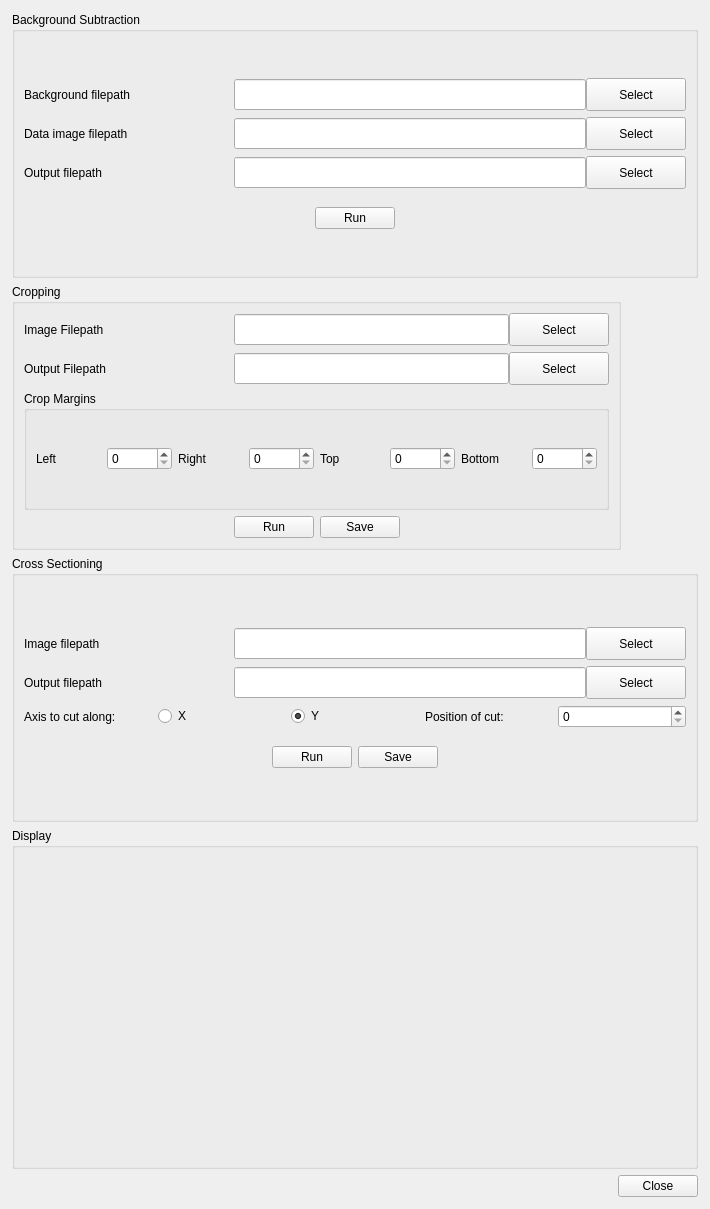
<?xml version="1.0" encoding="UTF-8"?>
<ui version="4.0">
 <class>MainWindow</class>
 <widget class="QMainWindow" name="MainWindow">
  <property name="geometry">
   <rect>
    <x>0</x>
    <y>0</y>
    <width>710</width>
    <height>1209</height>
   </rect>
  </property>
  <property name="windowTitle">
   <string>Image Analysis</string>
  </property>
  <widget class="QWidget" name="centralwidget">
   <layout class="QVBoxLayout" name="verticalLayout_2">
    <property name="leftMargin">
     <number>12</number>
    </property>
    <property name="topMargin">
     <number>12</number>
    </property>
    <property name="rightMargin">
     <number>12</number>
    </property>
    <property name="bottomMargin">
     <number>12</number>
    </property>
    <item>
     <widget class="QGroupBox" name="grpBackgroundSubtraction">
      <property name="title">
       <string>Background Subtraction</string>
      </property>
      <layout class="QVBoxLayout" name="verticalLayout_5">
       <item>
        <layout class="QVBoxLayout" name="verticalLayout">
         <property name="spacing">
          <number>6</number>
         </property>
         <item>
          <layout class="QHBoxLayout" name="horizontalLayout_2">
           <property name="spacing">
            <number>0</number>
           </property>
           <item>
            <widget class="QLabel" name="lblBackgroundFilepath">
             <property name="sizePolicy">
              <sizepolicy hsizetype="Fixed" vsizetype="Preferred">
               <horstretch>0</horstretch>
               <verstretch>0</verstretch>
              </sizepolicy>
             </property>
             <property name="minimumSize">
              <size>
               <width>210</width>
               <height>0</height>
              </size>
             </property>
             <property name="maximumSize">
              <size>
               <width>210</width>
               <height>16777215</height>
              </size>
             </property>
             <property name="cursor">
              <cursorShape>UpArrowCursor</cursorShape>
             </property>
             <property name="text">
              <string>Background filepath</string>
             </property>
             <property name="scaledContents">
              <bool>false</bool>
             </property>
             <property name="wordWrap">
              <bool>false</bool>
             </property>
            </widget>
           </item>
           <item>
            <widget class="QLineEdit" name="txtBackgroundFilepath">
             <property name="sizePolicy">
              <sizepolicy hsizetype="Preferred" vsizetype="Fixed">
               <horstretch>0</horstretch>
               <verstretch>0</verstretch>
              </sizepolicy>
             </property>
             <property name="minimumSize">
              <size>
               <width>275</width>
               <height>31</height>
              </size>
             </property>
            </widget>
           </item>
           <item>
            <widget class="QPushButton" name="btnBackgroundSelect">
             <property name="sizePolicy">
              <sizepolicy hsizetype="Fixed" vsizetype="Fixed">
               <horstretch>0</horstretch>
               <verstretch>0</verstretch>
              </sizepolicy>
             </property>
             <property name="minimumSize">
              <size>
               <width>100</width>
               <height>33</height>
              </size>
             </property>
             <property name="maximumSize">
              <size>
               <width>100</width>
               <height>33</height>
              </size>
             </property>
             <property name="text">
              <string>Select</string>
             </property>
            </widget>
           </item>
          </layout>
         </item>
         <item>
          <layout class="QHBoxLayout" name="horizontalLayout_3">
           <property name="spacing">
            <number>0</number>
           </property>
           <item>
            <widget class="QLabel" name="lblImageFilepath">
             <property name="sizePolicy">
              <sizepolicy hsizetype="Fixed" vsizetype="Preferred">
               <horstretch>0</horstretch>
               <verstretch>0</verstretch>
              </sizepolicy>
             </property>
             <property name="minimumSize">
              <size>
               <width>210</width>
               <height>0</height>
              </size>
             </property>
             <property name="maximumSize">
              <size>
               <width>210</width>
               <height>16777215</height>
              </size>
             </property>
             <property name="text">
              <string>Data image filepath</string>
             </property>
            </widget>
           </item>
           <item>
            <widget class="QLineEdit" name="txtImageFilepath">
             <property name="sizePolicy">
              <sizepolicy hsizetype="Preferred" vsizetype="Fixed">
               <horstretch>0</horstretch>
               <verstretch>0</verstretch>
              </sizepolicy>
             </property>
             <property name="minimumSize">
              <size>
               <width>275</width>
               <height>31</height>
              </size>
             </property>
            </widget>
           </item>
           <item>
            <widget class="QPushButton" name="btnImageSelect">
             <property name="sizePolicy">
              <sizepolicy hsizetype="Fixed" vsizetype="Fixed">
               <horstretch>0</horstretch>
               <verstretch>0</verstretch>
              </sizepolicy>
             </property>
             <property name="minimumSize">
              <size>
               <width>100</width>
               <height>33</height>
              </size>
             </property>
             <property name="maximumSize">
              <size>
               <width>100</width>
               <height>33</height>
              </size>
             </property>
             <property name="text">
              <string>Select</string>
             </property>
            </widget>
           </item>
          </layout>
         </item>
         <item>
          <layout class="QHBoxLayout" name="horizontalLayout_4">
           <property name="spacing">
            <number>0</number>
           </property>
           <property name="bottomMargin">
            <number>0</number>
           </property>
           <item>
            <widget class="QLabel" name="lblOutputFilepath">
             <property name="sizePolicy">
              <sizepolicy hsizetype="Fixed" vsizetype="Preferred">
               <horstretch>0</horstretch>
               <verstretch>0</verstretch>
              </sizepolicy>
             </property>
             <property name="minimumSize">
              <size>
               <width>210</width>
               <height>0</height>
              </size>
             </property>
             <property name="maximumSize">
              <size>
               <width>210</width>
               <height>16777215</height>
              </size>
             </property>
             <property name="text">
              <string>Output filepath</string>
             </property>
            </widget>
           </item>
           <item>
            <widget class="QLineEdit" name="txtOutputFilepath">
             <property name="sizePolicy">
              <sizepolicy hsizetype="Preferred" vsizetype="Fixed">
               <horstretch>0</horstretch>
               <verstretch>0</verstretch>
              </sizepolicy>
             </property>
             <property name="minimumSize">
              <size>
               <width>275</width>
               <height>31</height>
              </size>
             </property>
            </widget>
           </item>
           <item>
            <widget class="QPushButton" name="btnOutputSelect">
             <property name="sizePolicy">
              <sizepolicy hsizetype="Fixed" vsizetype="Fixed">
               <horstretch>0</horstretch>
               <verstretch>0</verstretch>
              </sizepolicy>
             </property>
             <property name="minimumSize">
              <size>
               <width>100</width>
               <height>33</height>
              </size>
             </property>
             <property name="maximumSize">
              <size>
               <width>100</width>
               <height>33</height>
              </size>
             </property>
             <property name="text">
              <string>Select</string>
             </property>
            </widget>
           </item>
          </layout>
         </item>
         <item>
          <layout class="QHBoxLayout" name="horizontalLayout">
           <property name="topMargin">
            <number>12</number>
           </property>
           <item>
            <spacer name="horizontalSpacer">
             <property name="orientation">
              <enum>Qt::Horizontal</enum>
             </property>
             <property name="sizeHint" stdset="0">
              <size>
               <width>40</width>
               <height>20</height>
              </size>
             </property>
            </spacer>
           </item>
           <item>
            <widget class="QPushButton" name="btnRun">
             <property name="text">
              <string>Run</string>
             </property>
            </widget>
           </item>
           <item>
            <spacer name="horizontalSpacer_2">
             <property name="orientation">
              <enum>Qt::Horizontal</enum>
             </property>
             <property name="sizeHint" stdset="0">
              <size>
               <width>40</width>
               <height>20</height>
              </size>
             </property>
            </spacer>
           </item>
          </layout>
         </item>
        </layout>
       </item>
      </layout>
     </widget>
    </item>
    <item alignment="Qt::AlignLeft">
     <widget class="QGroupBox" name="grpCropping">
      <property name="title">
       <string>Cropping</string>
      </property>
      <layout class="QVBoxLayout" name="verticalLayout_8">
       <item>
        <layout class="QVBoxLayout" name="verticalLayout_7">
         <property name="spacing">
          <number>6</number>
         </property>
         <item>
          <layout class="QHBoxLayout" name="horizontalLayout_10" stretch="0,0,0">
           <property name="spacing">
            <number>0</number>
           </property>
           <item>
            <widget class="QLabel" name="lblCropImageFilepath">
             <property name="sizePolicy">
              <sizepolicy hsizetype="Fixed" vsizetype="Preferred">
               <horstretch>0</horstretch>
               <verstretch>0</verstretch>
              </sizepolicy>
             </property>
             <property name="minimumSize">
              <size>
               <width>210</width>
               <height>0</height>
              </size>
             </property>
             <property name="maximumSize">
              <size>
               <width>210</width>
               <height>16777215</height>
              </size>
             </property>
             <property name="text">
              <string>Image Filepath</string>
             </property>
            </widget>
           </item>
           <item>
            <widget class="QLineEdit" name="txtCropImageFilepath">
             <property name="sizePolicy">
              <sizepolicy hsizetype="Preferred" vsizetype="Fixed">
               <horstretch>0</horstretch>
               <verstretch>0</verstretch>
              </sizepolicy>
             </property>
             <property name="minimumSize">
              <size>
               <width>275</width>
               <height>31</height>
              </size>
             </property>
            </widget>
           </item>
           <item>
            <widget class="QPushButton" name="btnCropImageFilepath">
             <property name="sizePolicy">
              <sizepolicy hsizetype="Fixed" vsizetype="Fixed">
               <horstretch>0</horstretch>
               <verstretch>0</verstretch>
              </sizepolicy>
             </property>
             <property name="minimumSize">
              <size>
               <width>100</width>
               <height>33</height>
              </size>
             </property>
             <property name="maximumSize">
              <size>
               <width>100</width>
               <height>33</height>
              </size>
             </property>
             <property name="text">
              <string>Select</string>
             </property>
            </widget>
           </item>
          </layout>
         </item>
         <item>
          <layout class="QHBoxLayout" name="horizontalLayout_11">
           <property name="spacing">
            <number>0</number>
           </property>
           <item>
            <widget class="QLabel" name="lblCropOutputFilepath">
             <property name="sizePolicy">
              <sizepolicy hsizetype="Fixed" vsizetype="Preferred">
               <horstretch>0</horstretch>
               <verstretch>0</verstretch>
              </sizepolicy>
             </property>
             <property name="minimumSize">
              <size>
               <width>210</width>
               <height>0</height>
              </size>
             </property>
             <property name="maximumSize">
              <size>
               <width>210</width>
               <height>16777215</height>
              </size>
             </property>
             <property name="text">
              <string>Output Filepath</string>
             </property>
            </widget>
           </item>
           <item>
            <widget class="QLineEdit" name="txtCropOutputFilepath">
             <property name="sizePolicy">
              <sizepolicy hsizetype="Preferred" vsizetype="Fixed">
               <horstretch>0</horstretch>
               <verstretch>0</verstretch>
              </sizepolicy>
             </property>
             <property name="minimumSize">
              <size>
               <width>275</width>
               <height>31</height>
              </size>
             </property>
            </widget>
           </item>
           <item>
            <widget class="QPushButton" name="btnCropOutputFilepath">
             <property name="sizePolicy">
              <sizepolicy hsizetype="Fixed" vsizetype="Fixed">
               <horstretch>0</horstretch>
               <verstretch>0</verstretch>
              </sizepolicy>
             </property>
             <property name="minimumSize">
              <size>
               <width>100</width>
               <height>33</height>
              </size>
             </property>
             <property name="maximumSize">
              <size>
               <width>100</width>
               <height>33</height>
              </size>
             </property>
             <property name="text">
              <string>Select</string>
             </property>
            </widget>
           </item>
          </layout>
         </item>
         <item>
          <widget class="QGroupBox" name="grpMargins">
           <property name="title">
            <string>Crop Margins</string>
           </property>
           <layout class="QVBoxLayout" name="verticalLayout_9">
            <item>
             <layout class="QHBoxLayout" name="horizontalLayout_13">
              <item>
               <widget class="QLabel" name="lblLeftMargin">
                <property name="text">
                 <string>Left</string>
                </property>
               </widget>
              </item>
              <item>
               <widget class="QSpinBox" name="spinboxLeftMargin">
                <property name="maximum">
                 <number>9999</number>
                </property>
               </widget>
              </item>
              <item>
               <widget class="QLabel" name="lblRightMargin">
                <property name="text">
                 <string>Right</string>
                </property>
               </widget>
              </item>
              <item>
               <widget class="QSpinBox" name="spinboxRightMargin">
                <property name="maximum">
                 <number>9999</number>
                </property>
               </widget>
              </item>
              <item>
               <widget class="QLabel" name="lblTopMargin">
                <property name="text">
                 <string>Top</string>
                </property>
               </widget>
              </item>
              <item>
               <widget class="QSpinBox" name="spinboxTopMargin">
                <property name="maximum">
                 <number>9999</number>
                </property>
               </widget>
              </item>
              <item>
               <widget class="QLabel" name="lblBottomMargin">
                <property name="text">
                 <string>Bottom</string>
                </property>
               </widget>
              </item>
              <item>
               <widget class="QSpinBox" name="spinboxBottomMargin">
                <property name="maximum">
                 <number>9999</number>
                </property>
               </widget>
              </item>
             </layout>
            </item>
           </layout>
          </widget>
         </item>
         <item>
          <layout class="QHBoxLayout" name="horizontalLayout_14">
           <item>
            <spacer name="horizontalSpacer_6">
             <property name="orientation">
              <enum>Qt::Horizontal</enum>
             </property>
             <property name="sizeHint" stdset="0">
              <size>
               <width>40</width>
               <height>20</height>
              </size>
             </property>
            </spacer>
           </item>
           <item>
            <widget class="QPushButton" name="btnCropRun">
             <property name="text">
              <string>Run</string>
             </property>
            </widget>
           </item>
           <item>
            <widget class="QPushButton" name="btnCropSave">
             <property name="text">
              <string>Save</string>
             </property>
            </widget>
           </item>
           <item>
            <spacer name="horizontalSpacer_7">
             <property name="orientation">
              <enum>Qt::Horizontal</enum>
             </property>
             <property name="sizeHint" stdset="0">
              <size>
               <width>40</width>
               <height>20</height>
              </size>
             </property>
            </spacer>
           </item>
          </layout>
         </item>
        </layout>
       </item>
      </layout>
     </widget>
    </item>
    <item>
     <widget class="QGroupBox" name="grpCrossSectioning">
      <property name="title">
       <string>Cross Sectioning</string>
      </property>
      <layout class="QVBoxLayout" name="verticalLayout_4">
       <item>
        <layout class="QVBoxLayout" name="verticalLayout_3">
         <property name="spacing">
          <number>6</number>
         </property>
         <item>
          <layout class="QHBoxLayout" name="horizontalLayout_5">
           <property name="spacing">
            <number>0</number>
           </property>
           <item>
            <widget class="QLabel" name="lblCrossSectionFilepath">
             <property name="sizePolicy">
              <sizepolicy hsizetype="Fixed" vsizetype="Preferred">
               <horstretch>0</horstretch>
               <verstretch>0</verstretch>
              </sizepolicy>
             </property>
             <property name="minimumSize">
              <size>
               <width>210</width>
               <height>0</height>
              </size>
             </property>
             <property name="maximumSize">
              <size>
               <width>210</width>
               <height>16777215</height>
              </size>
             </property>
             <property name="cursor">
              <cursorShape>UpArrowCursor</cursorShape>
             </property>
             <property name="text">
              <string>Image filepath</string>
             </property>
             <property name="scaledContents">
              <bool>false</bool>
             </property>
             <property name="wordWrap">
              <bool>false</bool>
             </property>
            </widget>
           </item>
           <item>
            <widget class="QLineEdit" name="txtCrossSectionFilepath">
             <property name="sizePolicy">
              <sizepolicy hsizetype="Preferred" vsizetype="Fixed">
               <horstretch>0</horstretch>
               <verstretch>0</verstretch>
              </sizepolicy>
             </property>
             <property name="minimumSize">
              <size>
               <width>275</width>
               <height>31</height>
              </size>
             </property>
            </widget>
           </item>
           <item>
            <widget class="QPushButton" name="btnCrossSectionSelect">
             <property name="sizePolicy">
              <sizepolicy hsizetype="Fixed" vsizetype="Fixed">
               <horstretch>0</horstretch>
               <verstretch>0</verstretch>
              </sizepolicy>
             </property>
             <property name="minimumSize">
              <size>
               <width>100</width>
               <height>33</height>
              </size>
             </property>
             <property name="maximumSize">
              <size>
               <width>100</width>
               <height>33</height>
              </size>
             </property>
             <property name="text">
              <string>Select</string>
             </property>
            </widget>
           </item>
          </layout>
         </item>
         <item>
          <layout class="QHBoxLayout" name="horizontalLayout_9">
           <property name="spacing">
            <number>0</number>
           </property>
           <property name="topMargin">
            <number>0</number>
           </property>
           <item>
            <widget class="QLabel" name="lblCrossSectionOutputFilepath">
             <property name="sizePolicy">
              <sizepolicy hsizetype="Fixed" vsizetype="Preferred">
               <horstretch>0</horstretch>
               <verstretch>0</verstretch>
              </sizepolicy>
             </property>
             <property name="minimumSize">
              <size>
               <width>210</width>
               <height>0</height>
              </size>
             </property>
             <property name="maximumSize">
              <size>
               <width>210</width>
               <height>16777215</height>
              </size>
             </property>
             <property name="text">
              <string>Output filepath</string>
             </property>
            </widget>
           </item>
           <item>
            <widget class="QLineEdit" name="txtCrossSectionOutputFilepath">
             <property name="sizePolicy">
              <sizepolicy hsizetype="Preferred" vsizetype="Fixed">
               <horstretch>0</horstretch>
               <verstretch>0</verstretch>
              </sizepolicy>
             </property>
             <property name="minimumSize">
              <size>
               <width>275</width>
               <height>31</height>
              </size>
             </property>
            </widget>
           </item>
           <item>
            <widget class="QPushButton" name="btnCrossSectionOutputSelect">
             <property name="sizePolicy">
              <sizepolicy hsizetype="Fixed" vsizetype="Fixed">
               <horstretch>0</horstretch>
               <verstretch>0</verstretch>
              </sizepolicy>
             </property>
             <property name="minimumSize">
              <size>
               <width>100</width>
               <height>33</height>
              </size>
             </property>
             <property name="text">
              <string>Select</string>
             </property>
            </widget>
           </item>
          </layout>
         </item>
         <item>
          <layout class="QHBoxLayout" name="horizontalLayout_6">
           <property name="bottomMargin">
            <number>0</number>
           </property>
           <item>
            <widget class="QLabel" name="lblCutAxis">
             <property name="text">
              <string>Axis to cut along:</string>
             </property>
            </widget>
           </item>
           <item>
            <widget class="QRadioButton" name="radioX">
             <property name="text">
              <string>X</string>
             </property>
            </widget>
           </item>
           <item>
            <widget class="QRadioButton" name="radioY">
             <property name="text">
              <string>Y</string>
             </property>
             <property name="checked">
              <bool>true</bool>
             </property>
            </widget>
           </item>
           <item>
            <widget class="QLabel" name="lblCutPosition">
             <property name="text">
              <string>Position of cut:</string>
             </property>
            </widget>
           </item>
           <item>
            <widget class="QSpinBox" name="spinboxCutPosition">
             <property name="maximum">
              <number>99999</number>
             </property>
             <property name="value">
              <number>0</number>
             </property>
            </widget>
           </item>
          </layout>
         </item>
         <item>
          <layout class="QHBoxLayout" name="horizontalLayout_8">
           <property name="topMargin">
            <number>12</number>
           </property>
           <item>
            <spacer name="horizontalSpacer_3">
             <property name="orientation">
              <enum>Qt::Horizontal</enum>
             </property>
             <property name="sizeHint" stdset="0">
              <size>
               <width>40</width>
               <height>20</height>
              </size>
             </property>
            </spacer>
           </item>
           <item>
            <widget class="QPushButton" name="btnRunCrossSection">
             <property name="text">
              <string>Run</string>
             </property>
            </widget>
           </item>
           <item>
            <widget class="QPushButton" name="btnSaveCrossSection">
             <property name="text">
              <string>Save</string>
             </property>
            </widget>
           </item>
           <item>
            <spacer name="horizontalSpacer_4">
             <property name="orientation">
              <enum>Qt::Horizontal</enum>
             </property>
             <property name="sizeHint" stdset="0">
              <size>
               <width>40</width>
               <height>20</height>
              </size>
             </property>
            </spacer>
           </item>
          </layout>
         </item>
        </layout>
       </item>
      </layout>
     </widget>
    </item>
    <item>
     <widget class="QGroupBox" name="grpDisplay">
      <property name="toolTipDuration">
       <number>0</number>
      </property>
      <property name="title">
       <string>Display</string>
      </property>
      <layout class="QVBoxLayout" name="verticalLayout_6">
       <item>
        <widget class="MatplotlibWidget" name="widgetDisplay" native="true">
         <property name="minimumSize">
          <size>
           <width>0</width>
           <height>300</height>
          </size>
         </property>
        </widget>
       </item>
      </layout>
     </widget>
    </item>
    <item>
     <layout class="QHBoxLayout" name="horizontalLayout_7">
      <property name="bottomMargin">
       <number>0</number>
      </property>
      <item>
       <spacer name="horizontalSpacer_5">
        <property name="orientation">
         <enum>Qt::Horizontal</enum>
        </property>
        <property name="sizeHint" stdset="0">
         <size>
          <width>40</width>
          <height>20</height>
         </size>
        </property>
       </spacer>
      </item>
      <item>
       <widget class="QPushButton" name="btnClose">
        <property name="text">
         <string>Close</string>
        </property>
       </widget>
      </item>
     </layout>
    </item>
   </layout>
  </widget>
 </widget>
 <customwidgets>
  <customwidget>
   <class>MatplotlibWidget</class>
   <extends>QWidget</extends>
   <header>matplotlibwidget.h</header>
   <container>1</container>
  </customwidget>
 </customwidgets>
 <resources/>
 <connections/>
</ui>
